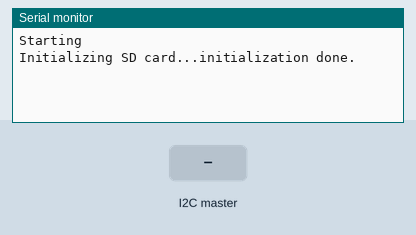
The sketch below on a simulated Arduino Uno, built with avr-gcc and run on an emulated ATmega328P. Parts: the last lines printed to the serial monitor. Inputs (shaded band) come from the test bench. The local clock reads 2024-03-15 10:24:30 at power-on unless the sketch sets it; storage starts empty.

Above: at 1.2 s.
1.3 s: the I2C master sends the byte 1
At 1.8 s:
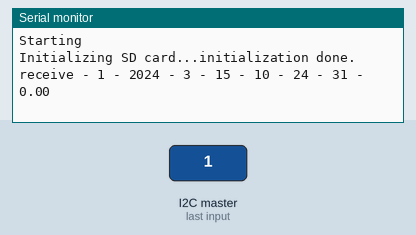
2.8 s: the I2C master sends the byte 0
At 4.1 s:
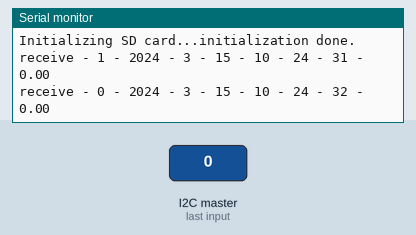

Measured:
- after the input at 1.3 s, the serial monitor: prints a new line at once (image 1)
- after the input at 2.8 s, the serial monitor: prints a new line at once (image 2)

The sketch:

snapshot-db.ino
```cpp
#include <Wire.h>
#include <DS3231.h>
#include <SD.h>

// !! code assumes values are only read back currently to print predictions, can also modify this to allow history to display on UI !! //

// useful constants //
#define NUM_OF_STATIONS 1
File dataFile;

// struct to hold predictions fed from Python time series model //
struct Prediction {
    //id to reroute prediction to appropriate station (is their address).
    uint8_t id;
    String day;
    float predictedTemperature;
};

#define NUM_OF_PREDICTIONS 2
Prediction predictions[NUM_OF_STATIONS][NUM_OF_PREDICTIONS];

// structure to store RTC synced time
struct RTC_Time {
    uint16_t year;
    uint8_t month;
    uint8_t day;
    uint8_t hour;
    uint8_t minute;
    uint8_t second;
};

RTClib myRTC;
RTC_Time currentTime;

// stores all of the readings received by master //

struct Snapshot {
    //unique identifier to replace the station names.
    uint8_t id;
    float temperature;
    float humidity;
    uint16_t colourTemperature;
    uint16_t illuminance;
    uint8_t skyCondition;
    RTC_Time timeRead;
};


// helper functions for type casting //
union BytesToFloat {
    float f;
    byte bytes[4];
};

union BytesToInt16 {
    uint16_t i;
    byte bytes[2];
};

float castBytesToFloat (byte* bytes, int currentByte) {
    union BytesToFloat converter;
    for (int i = 0; i < 4; i++) {
        currentByte ++;
        converter.bytes[i] = bytes[i];
    }
    return converter.f;
};

uint16_t castBytesToInt16 (byte* bytes, int currentByte) {
    union BytesToInt16 converter;
    for (int i = 0; i < 2; i++) {
        currentByte ++;
        converter.bytes[i] = bytes[i];
    }
    return converter.i;
};

// setup currently to handle receive requests //
#define DB_ADDRESS 7

void setup () {
    Serial.begin(9600); // initialise serial monitor to read out Python predictions.

    Serial.println("Starting");

    // REMINDER: Python script should write predictions to serial over this baud rate
    Wire.begin(DB_ADDRESS); // initialise I2C, join to DB address 7.

    Wire.onReceive(storeSnapshots); // handle receiving readings from master
    Wire.onRequest(sendPredictions); // handle sending predictions back to master

    while (!Serial) {
      ; // wait for serial port to connect. Needed for native USB port only
    }

    Serial.print("Initializing SD card...");

    if (!SD.begin(4)) {
      Serial.println("initialization failed!");
      while (1);
    }

    Serial.println("initialization done.");
};


void sendSnapshotTempsToTrainingSet (Snapshot* snapshots) {
    //get temperatures and send to train.csv - use server.py to enable this communication
    for (int i = 0; i < NUM_OF_STATIONS; i++) {
        //send receive command to server.py with the temperature value, time values, and id of station
        //delimited by - to use split('-') in Python script to parse the command values.
        Serial.println("receive - " + String(snapshots[i].id) + " - "
        + String(snapshots[i].timeRead.year) + " - "  + String(snapshots[i].timeRead.month) + " - "
        + String(snapshots[i].timeRead.day) + " - " + String(snapshots[i].timeRead.hour) +
        " - " + String(snapshots[i].timeRead.minute) +  " - " + String(snapshots[i].timeRead.second) +
        " - " + String(snapshots[i].temperature));
    }
};

// store snapshot on SD card
void storeSnapshotsOnSD (Snapshot* snapshots) {
    //writes to file if already exists and creates new if doesn't (hence handles case of first write)
    dataFile = SD.open("snapshots.txt", FILE_WRITE);
    if (dataFile) {
        for (int i = 0; i < NUM_OF_STATIONS; i++) {
            dataFile.print("ID: ");
            dataFile.println(snapshots[i].id);
            dataFile.print("Temperature: "); //Changed all the below to snapshots[i] now works
            dataFile.println(snapshots[i].temperature);
            dataFile.print("Humidity: ");
            dataFile.println(snapshots[i].humidity);
            dataFile.print("Colour Temperature: ");
            dataFile.println(snapshots[i].colourTemperature);
            dataFile.print("Illuminance: ");
            dataFile.println(snapshots[i].illuminance);
            dataFile.print("Sky Condition: ");
            dataFile.println(snapshots[i].skyCondition);
            dataFile.print("Year: ");
            dataFile.println(snapshots[i].timeRead.year);
            dataFile.print("Month: ");
            dataFile.println(snapshots[i].timeRead.month);
            dataFile.print("Day: ");
            dataFile.println(snapshots[i].timeRead.day);
            dataFile.print("Hour: ");
            dataFile.println(snapshots[i].timeRead.hour);
            dataFile.print("Minute: ");
            dataFile.println(snapshots[i].timeRead.minute);
            dataFile.print("Second: ");
            dataFile.println(snapshots[i].timeRead.second);
        }
    }

    dataFile.close();
};


//=========== PROTOCOL FOR REFERENCE ======== //
// For as many stations as are configured
// First 4 bytes is temperature reading (float)
// Second 4 bytes is humidity reading (float)
// Next 2 bytes is colourTemp (uint16_t)
// Next 2 bytes is illuminance (uint16_t)
// Last byte is skyCondition (uint8_t)
// ========================================== //
void storeSnapshots () {
    Snapshot snapshots[NUM_OF_STATIONS];
    for (int i = 0; i < NUM_OF_STATIONS; i ++) {
        int currentByte = 0;
        Snapshot snapshot;

        //store all of the snapshots which are received over I2C.
        while (Wire.available()) {
            snapshot.id = static_cast<uint8_t>(Wire.read());
            currentByte ++;
            snapshot.temperature = castBytesToFloat(Wire.read(), currentByte);
            snapshot.humidity = castBytesToFloat(Wire.read(), currentByte);
            snapshot.colourTemperature = castBytesToInt16(Wire.read(), currentByte);
            snapshot.illuminance = castBytesToInt16(Wire.read(), currentByte);
            snapshot.skyCondition = static_cast<uint8_t>(Wire.read());
            snapshot.timeRead = currentTime;
        };

        snapshots[i] = snapshot;
    }

    // send all of the temperature readings to model training sets
    // need a training set for each of the station names.
    sendSnapshotTempsToTrainingSet(snapshots);
    storeSnapshotsOnSD(snapshots);
};


Prediction* getModelPredictions () {
    // automatic process spawner, run command calls subprocess in Python server script to send batch of predictions.
    Serial.println("run");

    // this should the give us back the predictions as strings containing the station ID to route to, day and temperature reading.

    // keep track of the current day
    uint8_t i = 0;
    // keep track of the current prediction
    uint8_t j = 0;
    while (Serial.available() > 0){
        char day[11];
        uint8_t prediction;
        uint8_t id;

        // Read in integer station ID
        id = Serial.read();

        // Read in packed day string
        for (int k = 0; k < 10; k ++) {
            day[k] = Serial.read();
        }

        // Null-terminate string
        day[10] = '\0';

        // Read prediction
        prediction = Serial.read();

        // Store prediction
        predictions[i][j].day = day;
        predictions[i][j].predictedTemperature = prediction;

        //cycle to new station
        if (i % NUM_OF_PREDICTIONS == 0) {
            j ++;
        }
    }

};

// sends predictions to the master weather hub
void sendPredictions() {
    getModelPredictions();
    // Sends over I2C
    for (int i = 0; i < NUM_OF_STATIONS; i ++) {
        for (int j = 0; j < NUM_OF_PREDICTIONS; j ++) {
            Prediction* prediction = &predictions[i][j];
            Wire.write(prediction -> id);
            Wire.write(prediction -> day.c_str());

            BytesToFloat converter;
            converter.f = prediction -> predictedTemperature;
            Wire.write(converter.bytes, 4);
        }
    }
};

// main program loop just keeps updating the current time.
void loop () {
    DateTime now = myRTC.now();

    currentTime.year = now.year();
    currentTime.month = now.month();
    currentTime.day = now.day();
    currentTime.hour = now.hour();
    currentTime.minute = now.minute();
    currentTime.second = now.second();
};
```
